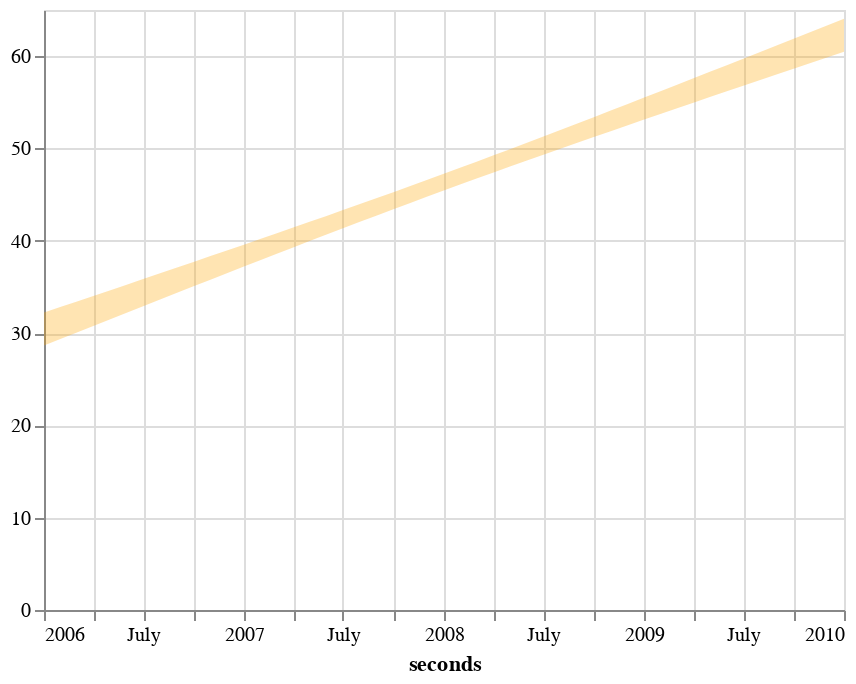

This figure's notebook cell:
### Code cell
ci1flo

### Figure 1 — Vega-Lite specification as saved in the notebook (floating-point values rounded to 4 significant figures)
{"config": {"view": {"continuousWidth": 400, "continuousHeight": 300}}, "data": {"name": "data-17cfca8284d0a8a521cf15693f1f570f"}, "mark": {"type": "errorband", "color": "orange"}, "encoding": {"x": {"type": "temporal", "field": "seconds"}, "y": {"type": "quantitative", "field": "ci_low", "title": ""}, "y2": {"field": "ci_high"}}, "$schema": "https://vega.github.io/schema/vega-lite/v4.8.1.json", "datasets": {"data-17cfca8284d0a8a521cf15693f1f570f": [{"seconds": "2006-01-01T00:00:00", "shipment_per_resident": 30.44, "ci_low": 28.66, "ci_high": 32.22, "type": "Florida"}, {"seconds": "2007-01-01T00:00:00", "shipment_per_resident": 38.39, "ci_low": 37.2, "ci_high": 39.58, "type": "Florida"}, {"seconds": "2008-01-01T00:00:00", "shipment_per_resident": 46.34, "ci_low": 45.44, "ci_high": 47.25, "type": "Florida"}, {"seconds": "2009-01-01T00:00:00", "shipment_per_resident": 54.32, "ci_low": 53.13, "ci_high": 55.51, "type": "Florida"}, {"seconds": "2010-01-01T00:00:00", "shipment_per_resident": 62.27, "ci_low": 60.48, "ci_high": 64.06, "type": "Florida"}, {"seconds": "2006-02-01T00:00:00", "shipment_per_resident": 31.12, "ci_low": 29.39, "ci_high": 32.84, "type": "Florida"}, {"seconds": "2007-02-01T00:00:00", "shipment_per_resident": 39.07, "ci_low": 37.92, "ci_high": 40.21, "type": "Florida"}, {"seconds": "2008-02-01T00:00:00", "shipment_per_resident": 47.02, "ci_low": 46.11, "ci_high": 47.93, "type": "Florida"}, {"seconds": "2009-02-01T00:00:00", "shipment_per_resident": 54.99, "ci_low": 53.76, "ci_high": 56.23, "type": "Florida"}, {"seconds": "2006-03-01T00:00:00", "shipment_per_resident": 31.73, "ci_low": 30.05, "ci_high": 33.4, "type": "Florida"}, {"seconds": "2007-03-01T00:00:00", "shipment_per_resident": 39.68, "ci_low": 38.57, "ci_high": 40.79, "type": "Florida"}, {"seconds": "2008-03-01T00:00:00", "shipment_per_resident": 47.65, "ci_low": 46.74, "ci_high": 48.57, "type": "Florida"}, {"seconds": "2009-03-01T00:00:00", "shipment_per_resident": 55.6, "ci_low": 54.33, "ci_high": 56.88, "type": "Florida"}, {"seconds": "2006-04-01T00:00:00", "shipment_per_resident": 32.4, "ci_low": 30.78, "ci_high": 34.02, "type": "Florida"}, {"seconds": "2007-04-01T00:00:00", "shipment_per_resident": 40.35, "ci_low": 39.28, "ci_high": 41.43, "type": "Florida"}, {"seconds": "2008-04-01T00:00:00", "shipment_per_resident": 48.33, "ci_low": 47.4, "ci_high": 49.25, "type": "Florida"}, {"seconds": "2009-04-01T00:00:00", "shipment_per_resident": 56.28, "ci_low": 54.96, "ci_high": 57.6, "type": "Florida"}, {"seconds": "2006-05-01T00:00:00", "shipment_per_resident": 33.05, "ci_low": 31.48, "ci_high": 34.63, "type": "Florida"}, {"seconds": "2007-05-01T00:00:00", "shipment_per_resident": 41.01, "ci_low": 39.96, "ci_high": 42.05, "type": "Florida"}, {"seconds": "2008-05-01T00:00:00", "shipment_per_resident": 48.98, "ci_low": 48.04, "ci_high": 49.92, "type": "Florida"}, {"seconds": "2009-05-01T00:00:00", "shipment_per_resident": 56.93, "ci_low": 55.57, "ci_high": 58.3, "type": "Florida"}, {"seconds": "2006-06-01T00:00:00", "shipment_per_resident": 33.73, "ci_low": 32.21, "ci_high": 35.25, "type": "Florida"}, {"seconds": "2007-06-01T00:00:00", "shipment_per_resident": 41.68, "ci_low": 40.67, "ci_high": 42.69, "type": "Florida"}, {"seconds": "2008-06-01T00:00:00", "shipment_per_resident": 49.66, "ci_low": 48.69, "ci_high": 50.62, "type": "Florida"}, {"seconds": "2009-06-01T00:00:00", "shipment_per_resident": 57.61, "ci_low": 56.19, "ci_high": 59.02, "type": "Florida"}, {"seconds": "2006-07-01T00:00:00", "shipment_per_resident": 34.38, "ci_low": 32.92, "ci_high": 35.85, "type": "Florida"}, {"seconds": "2007-07-01T00:00:00", "shipment_per_resident": 42.34, "ci_low": 41.35, "ci_high": 43.32, "type": "Florida"}, {"seconds": "2008-07-01T00:00:00", "shipment_per_resident": 50.31, "ci_low": 49.32, "ci_high": 51.29, "type": "Florida"}, {"seconds": "2009-07-01T00:00:00", "shipment_per_resident": 58.26, "ci_low": 56.8, "ci_high": 59.73, "type": "Florida"}, {"seconds": "2006-08-01T00:00:00", "shipment_per_resident": 35.06, "ci_low": 33.64, "ci_high": 36.48, "type": "Florida"}, {"seconds": "2007-08-01T00:00:00", "shipment_per_resident": 43.01, "ci_low": 42.05, "ci_high": 43.97, "type": "Florida"}, {"seconds": "2008-08-01T00:00:00", "shipment_per_resident": 50.98, "ci_low": 49.97, "ci_high": 52.0, "type": "Florida"}, {"seconds": "2009-08-01T00:00:00", "shipment_per_resident": 58.94, "ci_low": 57.42, "ci_high": 60.45, "type": "Florida"}, {"seconds": "2006-09-01T00:00:00", "shipment_per_resident": 35.73, "ci_low": 34.37, "ci_high": 37.1, "type": "Florida"}, {"seconds": "2007-09-01T00:00:00", "shipment_per_resident": 43.69, "ci_low": 42.74, "ci_high": 44.63, "type": "Florida"}, {"seconds": "2008-09-01T00:00:00", "shipment_per_resident": 51.66, "ci_low": 50.62, "ci_high": 52.7, "type": "Florida"}, {"seconds": "2009-09-01T00:00:00", "shipment_per_resident": 59.61, "ci_low": 58.04, "ci_high": 61.18, "type": "Florida"}, {"seconds": "2006-10-01T00:00:00", "shipment_per_resident": 36.39, "ci_low": 35.07, "ci_high": 37.71, "type": "Florida"}, {"seconds": "2007-10-01T00:00:00", "shipment_per_resident": 44.34, "ci_low": 43.41, "ci_high": 45.27, "type": "Florida"}, {"seconds": "2008-10-01T00:00:00", "shipment_per_resident": 52.31, "ci_low": 51.24, "ci_high": 53.39, "type": "Florida"}, {"seconds": "2009-10-01T00:00:00", "shipment_per_resident": 60.27, "ci_low": 58.64, "ci_high": 61.89, "type": "Florida"}, {"seconds": "2006-11-01T00:00:00", "shipment_per_resident": 37.06, "ci_low": 35.79, "ci_high": 38.34, "type": "Florida"}, {"seconds": "2007-11-01T00:00:00", "shipment_per_resident": 45.02, "ci_low": 44.1, "ci_high": 45.93, "type": "Florida"}, {"seconds": "2008-11-01T00:00:00", "shipment_per_resident": 52.99, "ci_low": 51.88, "ci_high": 54.1, "type": "Florida"}, {"seconds": "2009-11-01T00:00:00", "shipment_per_resident": 60.94, "ci_low": 59.26, "ci_high": 62.62, "type": "Florida"}, {"seconds": "2006-12-01T00:00:00", "shipment_per_resident": 37.72, "ci_low": 36.49, "ci_high": 38.95, "type": "Florida"}, {"seconds": "2007-12-01T00:00:00", "shipment_per_resident": 45.67, "ci_low": 44.76, "ci_high": 46.58, "type": "Florida"}, {"seconds": "2008-12-01T00:00:00", "shipment_per_resident": 53.64, "ci_low": 52.49, "ci_high": 54.79, "type": "Florida"}, {"seconds": "2009-12-01T00:00:00", "shipment_per_resident": 61.59, "ci_low": 59.86, "ci_high": 63.33, "type": "Florida"}]}}
